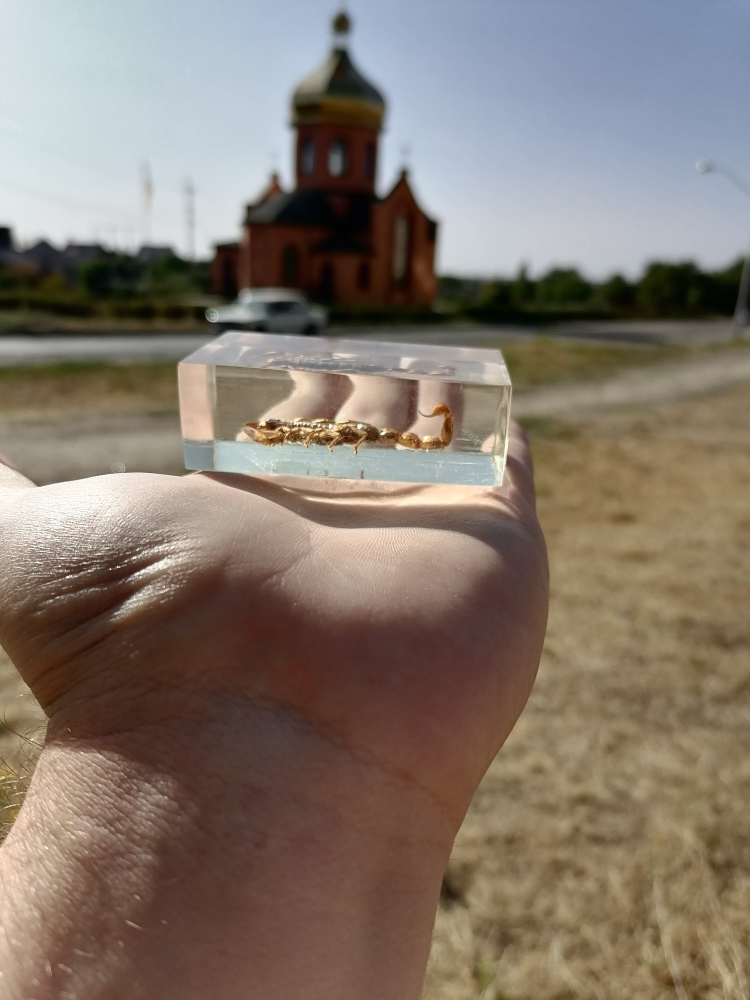
#> input picture lab2/img/001.jpg, 3000 x 4000 px, found by its file name (shown at 1/4 size)
$ jupyter execute --allow-errors cnn.ipynb
#> lines starting #> are read from the running program, lines starting #| are printed output that depends on the picture
[cell 1]
import cv2
import numpy as np
import matplotlib.pyplot as plt
from sklearn.model_selection import train_test_split
from sklearn.metrics import recall_score, precision_score, roc_auc_score, f1_score, accuracy_score, confusion_matrix
from sklearn.cluster import KMeans
from sklearn.preprocessing import StandardScaler
from sklearn.svm import LinearSVC, SVC, NuSVC
import tensorflow.keras as keras
import csv
import time

[cell 2]
X = []
Y = []

#> (the rest of this cell did not finish here and is left out)

#> (a cell that did not finish here is left out)

[cell 4]
# [8 lines left out: function get_data, not called in this run]

#> (a cell that did not finish here is left out)

[cell 6]
# [11 lines left out: function compute_descriptors, not called in this run]

#> (a cell that did not finish here is left out)

[cell 8]
# [11 lines left out: function get_points, not called in this run]

[cell 9]
# [12 lines left out: function get_train_date, not called in this run]

#> (a cell that did not finish here is left out)

[cell 11]
kaze = cv2.KAZE_create()
img = cv2.imread('./img/001.jpg')
#> img is the input picture: shape (4000, 3000, 3); mean B, G, R 108.2, 119.2, 131.8
gray = cv2.cvtColor(img, cv2.COLOR_BGR2GRAY)
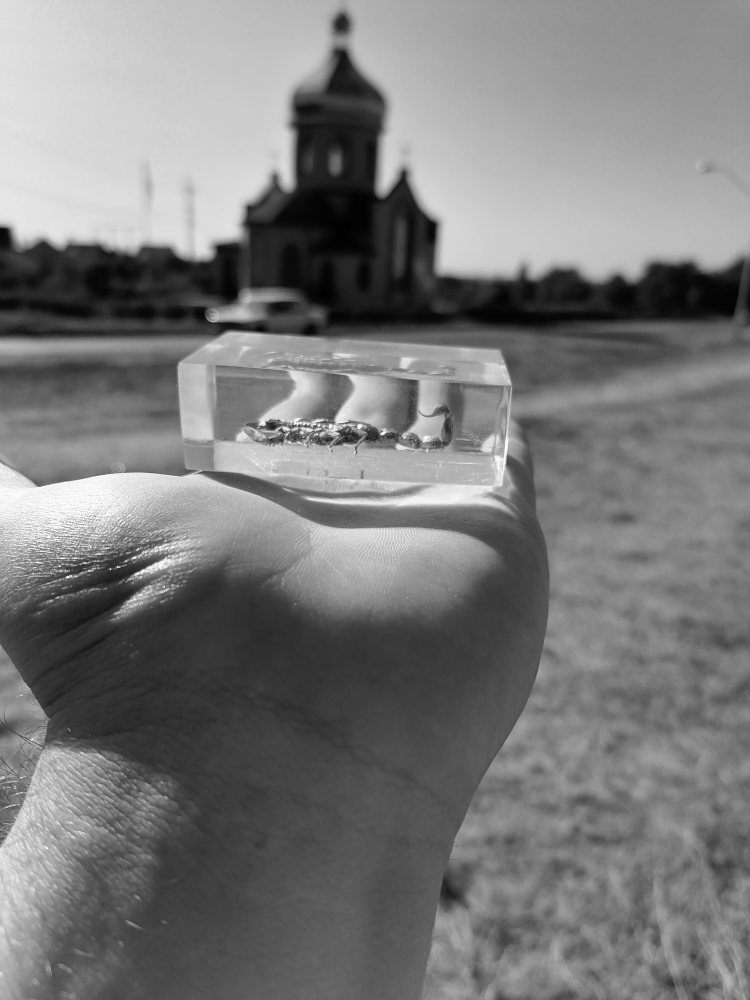
#> gray: shape (4000, 3000) (shown at 1/4 size); min 0, max 255, mean 121.7

img = cv2.resize(img, (128, 128))
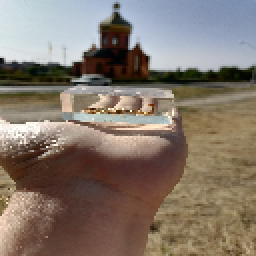
#> img: shape (128, 128, 3) (shown 2 times larger); mean B, G, R 108.1, 119, 131.6
gray = cv2.resize(gray, (128, 128))
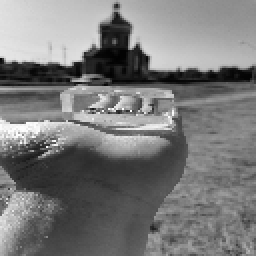
#> gray: shape (128, 128) (shown 2 times larger); min 1, max 254, mean 121.6
s = time.time()
kp, des = kaze.detectAndCompute(gray, None)
#> kp = 115 keypoints; strongest (x, y, size): (57, 14, 9.5), (81, 29, 9.6), (78, 31, 5.9), (34, 26, 9.9)
print(time.time() - s)

[cell 12]
class_id = [i.class_id for i in kp]
#> class_id = 115 values, max 11 at index 114, min 1 at index 0, mean 3.16
pt = [i.pt for i in kp]
#> pt = 115 pairs, first value 7.57 to 121.4, second value 6.02 to 119.1
my_pt = [(i.angle, i.size) for i in kp]
#> my_pt = 115 pairs, first value 16.58 to 344.8, second value 3.33 to 22.39

[cell 13]
pt_arr = np.array(pt)
#> pt_arr has the same summary as pt

[cell 14]
mask = np.array(class_id) == 1

[cell 15]
kmeans = KMeans(n_clusters=8, random_state=0)
kmeans.fit(pt_arr)
labels = kmeans.labels_
histogram = np.histogram(labels, bins=8)

[cell 16]
kp_array = np.array(kp)
key = kp_array[labels == 7]
key = list(key)
#> key = 7 keypoints; (x, y, size): (59, 73, 9), (40, 76, 9.5), (41, 76, 13), (29, 69, 9), (60, 73, 5.8), (36, 75, 5.8), (31, 68, 5.9)

[cell 17]
img_kp = cv2.drawKeypoints(gray, key, img)
plt.imshow(img_kp)

$ run again, with lab2/img/003.jpg copied over lab2/img/001.jpg
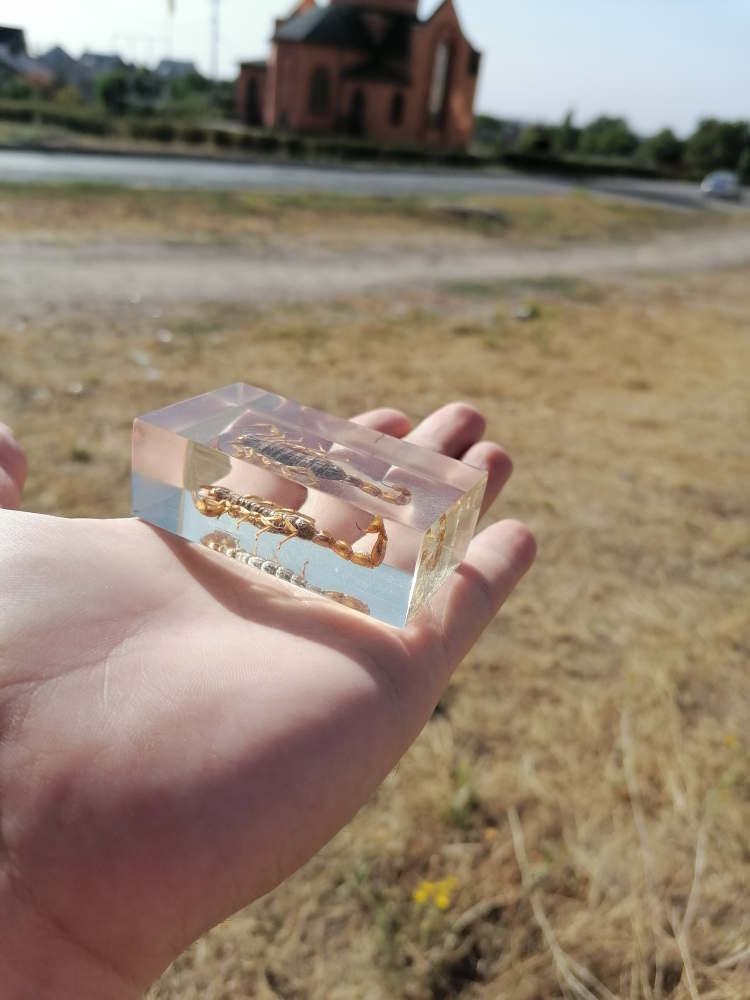
#> input picture lab2/img/003.jpg, 3000 x 4000 px, found by its file name (shown at 1/4 size)
#> img is the input picture: shape (4000, 3000, 3); mean B, G, R 112.9, 130, 145.9
#> `img = cv2.resize(img, (128, 128))`:
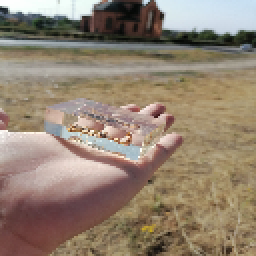
#> img: shape (128, 128, 3) (shown 2 times larger); mean B, G, R 112.8, 129.9, 145.9
#> `gray = cv2.resize(gray, (128, 128))`:
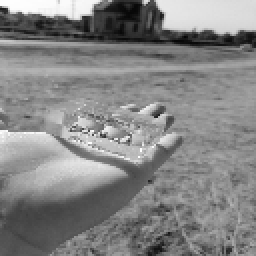
#> gray: shape (128, 128) (shown 2 times larger); min 4, max 254, mean 132.7
#> kp = 56 keypoints; strongest (x, y, size): (86, 11, 6), (84, 11, 3.5), (79, 8, 3.4), (104, 18, 5.8)
#> class_id = 56 values from 1 to 11
#> pt = 56 pairs, first value 15.62 to 116.1, second value 5.63 to 113.3
#> my_pt = 56 pairs, first value 72.37 to 336.8, second value 3.33 to 21.87
#> pt_arr has the same summary as pt
#> key = 4 keypoints; (x, y, size): (21, 69, 5.7), (27, 57, 5.5), (22, 68, 3.5), (16, 59, 7.9)

$ run again, with lab2/img/005.jpg copied over lab2/img/001.jpg
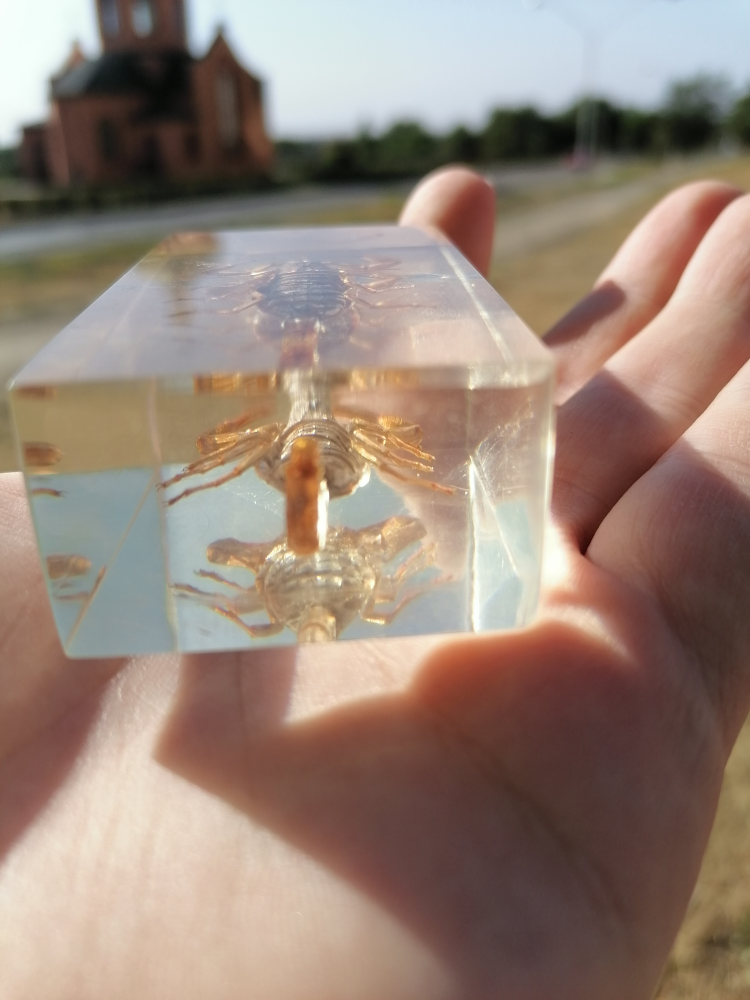
#> input picture lab2/img/005.jpg, 3000 x 4000 px, found by its file name (shown at 1/4 size)
#> img is the input picture: shape (4000, 3000, 3); mean B, G, R 120.2, 132.4, 151.8
#> `img = cv2.resize(img, (128, 128))`:
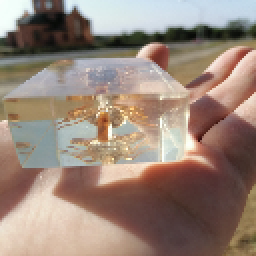
#> img: shape (128, 128, 3) (shown 2 times larger); mean B, G, R 120.2, 132.4, 151.8
#> `gray = cv2.resize(gray, (128, 128))`:
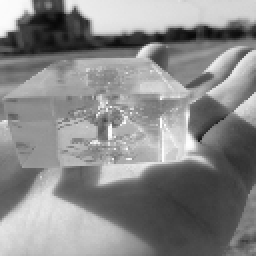
#> gray: shape (128, 128) (shown 2 times larger); min 8, max 254, mean 136.8
#> kp = 114 keypoints; strongest (x, y, size): (88, 71, 15.4), (63, 23, 9.4), (90, 73, 10), (49, 13, 5.9)
#> class_id = 114 values from 1 to 9
#> pt = 114 pairs, first value 11.02 to 120.5, second value 7.27 to 99.92
#> my_pt = 114 pairs, first value 2.87 to 360, second value 3.24 to 16.24
#> pt_arr has the same summary as pt
#> key = 10 keypoints; (x, y, size): (49, 13, 5.9), (40, 10, 5.9), (48, 14, 3.3), (42, 11, 3.5), (28, 9, 5.7), (38, 7, 3.4), (21, 8, 5.8), (41, 21, 5.7), (29, 9, 3.3), (20, 8, 3.4)
